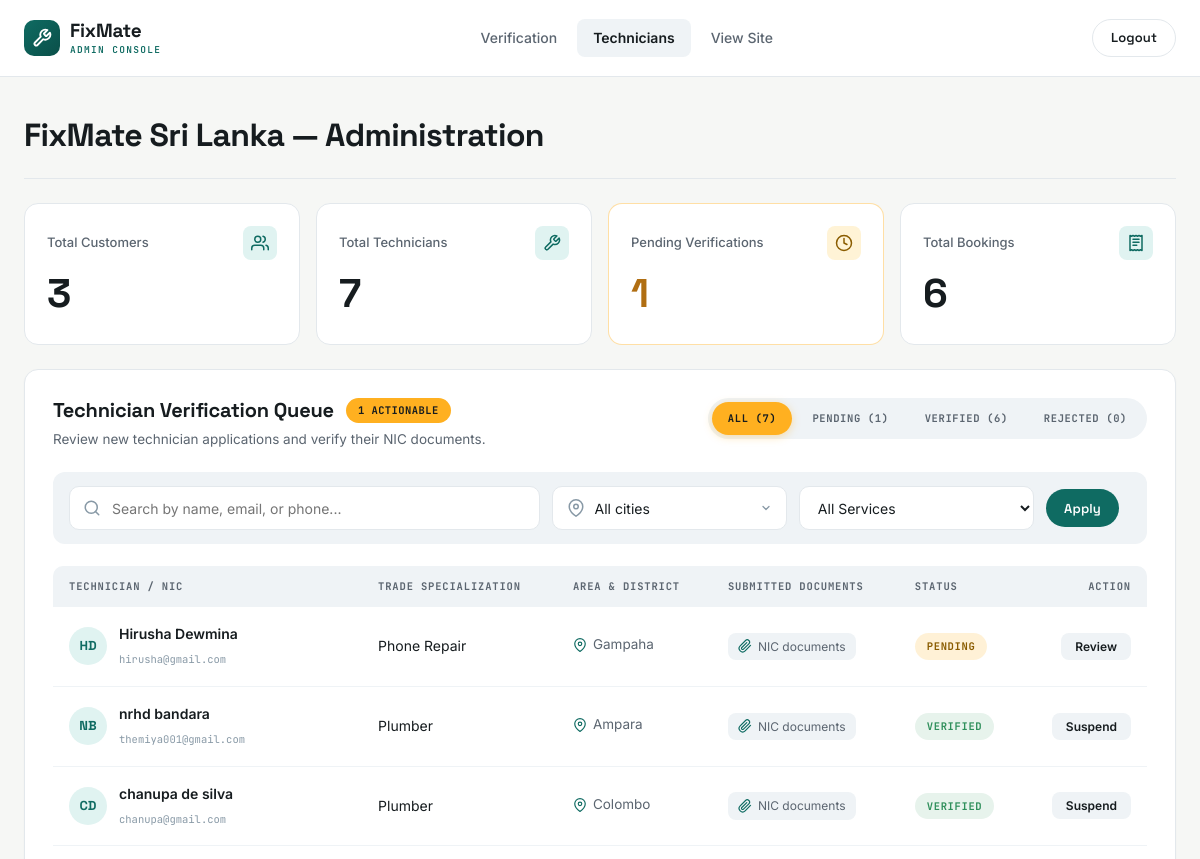
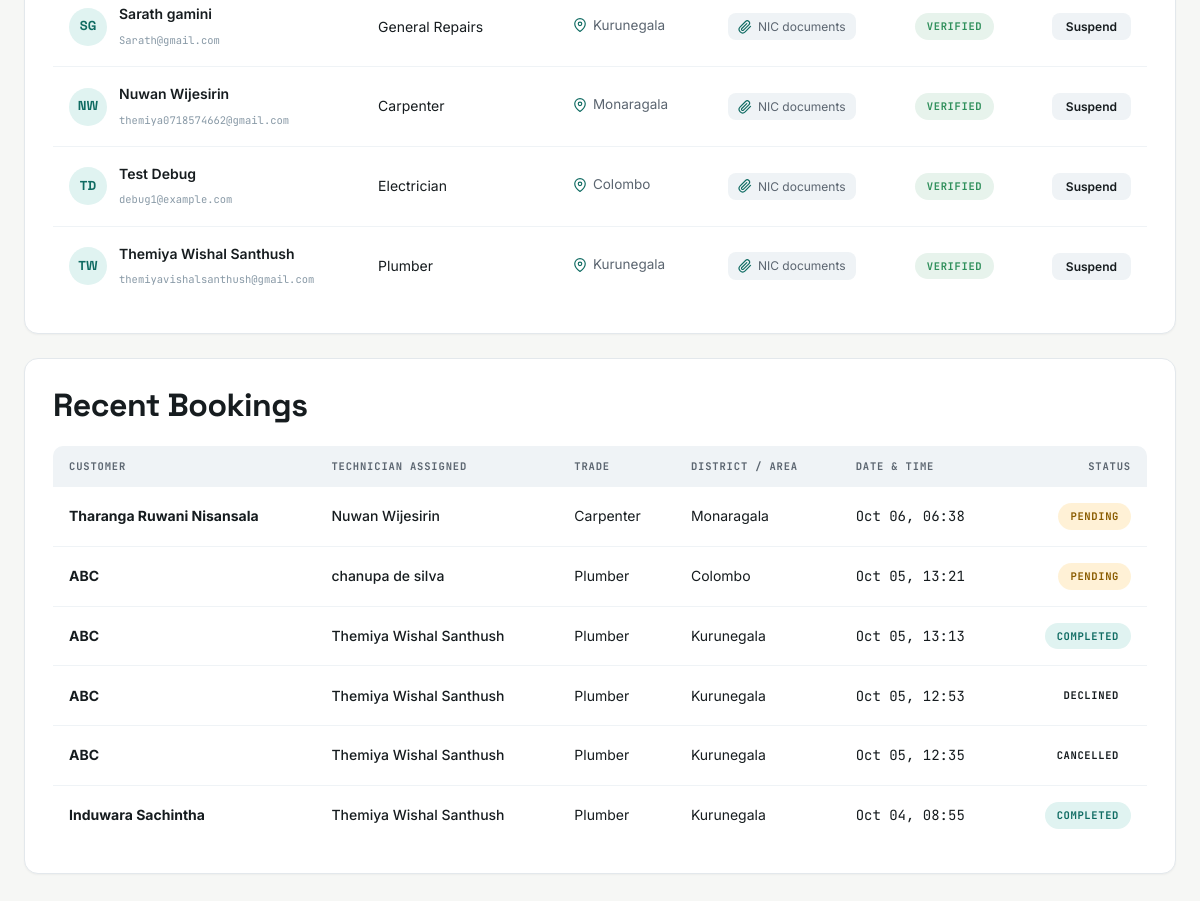
Page /pages/admin_panel.php (signed in) on the committed database (2 pictures, top to bottom).
### tables this page shows
CREATE TABLE `technicians` (
  `id` int(11) NOT NULL,
  `email` varchar(100) NOT NULL,
  `password` varchar(255) NOT NULL,
  `name` varchar(100) NOT NULL,
  `phone` varchar(20) NOT NULL,
  `district_id` int(11) NOT NULL,
  `city` varchar(100) DEFAULT NULL,
  `service_id` int(11) NOT NULL,
  `experience` int(11) DEFAULT 0,
  `callout_fee` varchar(50) DEFAULT 'Rs. 2,000',
  `rating` decimal(2,1) DEFAULT 0.0,
  `jobs_completed` int(11) DEFAULT 0,
  `bio` text DEFAULT NULL,
  `profile_picture` varchar(255) DEFAULT NULL,
  `status` enum('pending','verified','rejected','suspended') DEFAULT 'pending',
  `available` tinyint(1) DEFAULT 1,
  `nic_front` varchar(255) DEFAULT NULL,
  `nic_back` varchar(255) DEFAULT NULL,
  `rejection_reason` text DEFAULT NULL,
  `verified_at` timestamp NULL DEFAULT NULL,
  `created_at` timestamp NOT NULL DEFAULT current_timestamp()
);

CREATE TABLE `services` (
  `id` int(11) NOT NULL,
  `service_name` varchar(100) NOT NULL
);

CREATE TABLE `districts` (
  `id` int(11) NOT NULL,
  `district_name` varchar(100) NOT NULL
);

CREATE TABLE `bookings` (
  `id` int(11) NOT NULL,
  `user_id` int(11) NOT NULL,
  `technician_id` int(11) NOT NULL,
  `job_description` text NOT NULL,
  `preferred_time` varchar(120) NOT NULL,
  `status` enum('pending','accepted','declined','completed','cancelled') DEFAULT 'pending',
  `created_at` timestamp NOT NULL DEFAULT current_timestamp(),
  `updated_at` timestamp NOT NULL DEFAULT current_timestamp() ON UPDATE current_timestamp()
);

CREATE TABLE `users` (
  `id` int(11) NOT NULL,
  `email` varchar(100) NOT NULL,
  `password` varchar(255) NOT NULL,
  `name` varchar(100) NOT NULL,
  `phone` varchar(20) DEFAULT NULL,
  `district_id` int(11) DEFAULT NULL,
  `city` varchar(100) DEFAULT NULL,
  `profile_picture` varchar(255) DEFAULT NULL,
  `status` enum('active','blocked') DEFAULT 'active',
  `created_at` timestamp NOT NULL DEFAULT current_timestamp()
);

### pages/admin_panel.php (the view, shortened to what the rows shown need)
<?php
include '../includes/config.php';
$where = [];
$where_sql = count($where) > 0 ? 'WHERE ' . implode(' AND ', $where) : '';
$queue_sql = "SELECT t.*, s.service_name, d.district_name
              FROM technicians t
              JOIN services  s ON t.service_id  = s.id
              JOIN districts d ON t.district_id = d.id
              $where_sql
              ORDER BY
                CASE t.status
                    WHEN 'pending'  THEN 1
                    WHEN 'verified' THEN 2
                    WHEN 'rejected' THEN 3
                    ELSE 4
                END,
                t.created_at DESC";
$queue = mysqli_query($conn, $queue_sql);
$queue_rows = [];
while ($r = mysqli_fetch_assoc($queue)) { $queue_rows[] = $r; }
$feed_sql = "SELECT b.id, b.status, b.created_at, b.preferred_time,
                    u.name AS customer_name,
                    t.name AS tech_name,
                    s.service_name, d.district_name
             FROM bookings b
             JOIN users u       ON b.user_id = u.id
             JOIN technicians t ON b.technician_id = t.id
             JOIN services s    ON t.service_id = s.id
             JOIN districts d   ON t.district_id = d.id
             ORDER BY b.created_at DESC
             LIMIT 10";
$feed_query = mysqli_query($conn, $feed_sql);
$audit_feed = [];
while ($row = mysqli_fetch_assoc($feed_query)) { $audit_feed[] = $row; }
?>
<!DOCTYPE html>
<html lang="en">
<head>
    <link rel="stylesheet" href="../css/style.css">
</head>
<body>
<section class="admin-page">
    <div class="container">
        <div class="admin-masthead">
            <div>
                <h1>FixMate Sri Lanka — Administration</h1>
            </div>
        </div>
        <section class="admin-card">
            <div class="admin-card-head">
                <div>
                    <div class="admin-card-title">
                        <h2>Technician Verification Queue</h2>
                    </div>
                </div>
            </div>
            <?php if (count($queue_rows) > 0) { ?>
                <div class="admin-table-wrap">
                    <table class="admin-table">
                        <thead>
                            <tr>
                                <th>Technician / NIC</th>
                                <th>Trade Specialization</th>
                                <th>Area &amp; District</th>
                                <th>Submitted Documents</th>
                                <th>Status</th>
                                <th class="right">Action</th>
                            </tr>
                        </thead>
                        <tbody>
                            <?php foreach ($queue_rows as $tech) {
                                $initials = '';
                                $parts = explode(' ', $tech['name']);
                                foreach ($parts as $p) { $initials .= strtoupper(substr($p, 0, 1)); }
                                $initials = substr($initials, 0, 2);
                            ?>
                                <tr>
                                    <td>
                                        <div class="admin-cell-person">
                                            <div class="admin-avatar">
                                                <?php if ($tech['status'] == 'verified') { echo $initials; } else { echo $initials; } ?>
                                            </div>
                                            <div>
                                                <strong><?php echo htmlspecialchars($tech['name']); ?></strong>
                                                <span class="admin-cell-sub"><?php echo htmlspecialchars($tech['email']); ?></span>
                                            </div>
                                        </div>
                                    </td>
                                    <td><?php echo htmlspecialchars($tech['service_name']); ?></td>
                                    <td>
                                        <span class="admin-cell-area">
                                            <svg width="14" height="14" viewBox="0 0 24 24" fill="none" stroke="currentColor" stroke-width="2" stroke-linecap="round" stroke-linejoin="round">
                                                <path d="M21 10c0 7-9 13-9 13s-9-6-9-13a9 9 0 0 1 18 0z"/>
                                                <circle cx="12" cy="10" r="3"/>
                                            </svg>
                                            <?php echo htmlspecialchars($tech['district_name']); ?>
                                        </span>
                                    </td>
                                    <td>
                                        <span class="admin-doc">
                                            <svg width="14" height="14" viewBox="0 0 24 24" fill="none" stroke="currentColor" stroke-width="2" stroke-linecap="round" stroke-linejoin="round">
                                                <path d="M21.44 11.05l-9.19 9.19a6 6 0 0 1-8.49-8.49l9.19-9.19a4 4 0 0 1 5.66 5.66l-9.2 9.19a2 2 0 0 1-2.83-2.83l8.49-8.48"/>
                                            </svg>
                                            NIC documents
                                        </span>
                                    </td>
                                    <td>
                                        <span class="admin-status-pill <?php echo $tech['status']; ?>">
                                            <?php echo strtoupper($tech['status']); ?>
                                        </span>
                                    </td>
                                    <td class="right">
                                         <?php if ($tech['status'] == 'pending') { ?>
                                             <a href="admin_verify.php?tech_id=<?php echo $tech['id']; ?>" class="admin-text-btn">
                                                 Review
                                             </a>
                                         <?php } elseif ($tech['status'] == 'verified') { ?>
                                             <form method="POST" style="display:inline;">
                                                 <button type="submit" class="admin-text-btn" onclick="return confirm('Suspend this technician?')">Suspend</button>
                                             </form>
                                         <?php } else { ?>
                                             <a href="admin_verify.php?tech_id=<?php echo $tech['id']; ?>" class="admin-text-btn">
                                                 Re-evaluate
                                             </a>
                                         <?php } ?>
                                    </td>
                                </tr>
                            <?php } ?>
                        </tbody>
                    </table>
                </div>
            <?php } ?>
        </section>
        <section class="admin-card">
            <div class="admin-card-head">
                <div>
            <h2>Recent Bookings</h2>
            </div>
            </div>
            <div class="admin-table-wrap">
                <table class="admin-table">
                    <thead>
                        <tr>
                            <th>Customer</th>
                            <th>Technician Assigned</th>
                            <th>Trade</th>
                            <th>District / Area</th>
                            <th>Date &amp; Time</th>
                            <th class="right">Status</th>
                        </tr>
                    </thead>
                    <tbody>
                        <?php foreach ($audit_feed as $row) { ?>
                            <tr>
                                <td><strong><?php echo htmlspecialchars($row['customer_name']); ?></strong></td>
                                <td class="teal-text"><?php echo htmlspecialchars($row['tech_name']); ?></td>
                                <td><?php echo htmlspecialchars($row['service_name']); ?></td>
                                <td><?php echo htmlspecialchars($row['district_name']); ?></td>
                                <td class="admin-time"><?php echo date('M d, H:i', strtotime($row['created_at'])); ?></td>
                                <td class="right">
                                    <span class="admin-status-pill <?php echo $row['status']; ?>">
                                        <?php echo strtoupper($row['status']); ?>
                                    </span>
                                </td>
                            </tr>
                        <?php } ?>
                    </tbody>
                </table>
            </div>
        </section>
    </div>
</section>
</body>
</html>

### rows in the picture
technicians: initials "HD", name "Hirusha Dewmina", email "hirusha@gmail.com", service.service_name "Phone Repair", district.district_name "Gampaha", status "PENDING"
technicians: initials "NB", name "nrhd bandara", email "themiya001@gmail.com", service.service_name "Plumber", district.district_name "Ampara", status "VERIFIED"
technicians: initials "CD", name "chanupa de silva", email "chanupa@gmail.com", service.service_name "Plumber", district.district_name "Colombo", status "VERIFIED"
technicians: initials "SG", name "Sarath gamini", email "Sarath@gmail.com", service.service_name "General Repairs", district.district_name "Kurunegala", status "VERIFIED"
technicians: initials "NW", name "Nuwan Wijesirin", email "themiya0718574662@gmail.com", service.service_name "Carpenter", district.district_name "Monaragala", status "VERIFIED"
technicians: initials "TD", name "Test Debug", email "debug1@example.com", service.service_name "Electrician", district.district_name "Colombo", status "VERIFIED"
technicians: initials "TW", name "Themiya Wishal Santhush", email "themiyavishalsanthush@gmail.com", service.service_name "Plumber", district.district_name "Kurunegala", status "VERIFIED"
bookings: user.name "Tharanga Ruwani Nisansala", technician.name "Nuwan Wijesirin", services.service_name "Carpenter", districts.district_name "Monaragala", created_at "Oct 06, 06:38", status "PENDING"
bookings: user.name "ABC", technician.name "chanupa de silva", services.service_name "Plumber", districts.district_name "Colombo", created_at "Oct 05, 13:21", status "PENDING"
bookings: user.name "ABC", technician.name "Themiya Wishal Santhush", services.service_name "Plumber", districts.district_name "Kurunegala", created_at "Oct 05, 13:13", status "COMPLETED"
bookings: user.name "ABC", technician.name "Themiya Wishal Santhush", services.service_name "Plumber", districts.district_name "Kurunegala", created_at "Oct 05, 12:53", status "DECLINED"
bookings: user.name "ABC", technician.name "Themiya Wishal Santhush", services.service_name "Plumber", districts.district_name "Kurunegala", created_at "Oct 05, 12:35", status "CANCELLED"
bookings: user.name "Induwara Sachintha", technician.name "Themiya Wishal Santhush", services.service_name "Plumber", districts.district_name "Kurunegala", created_at "Oct 04, 08:55", status "COMPLETED"

### other values in the picture
$total_customers "3"
$total_techs "7"
$pending_count "1"
$total_bookings "6"
$verified_count "6"
$rejected_count "0"
$city_label "All cities"
